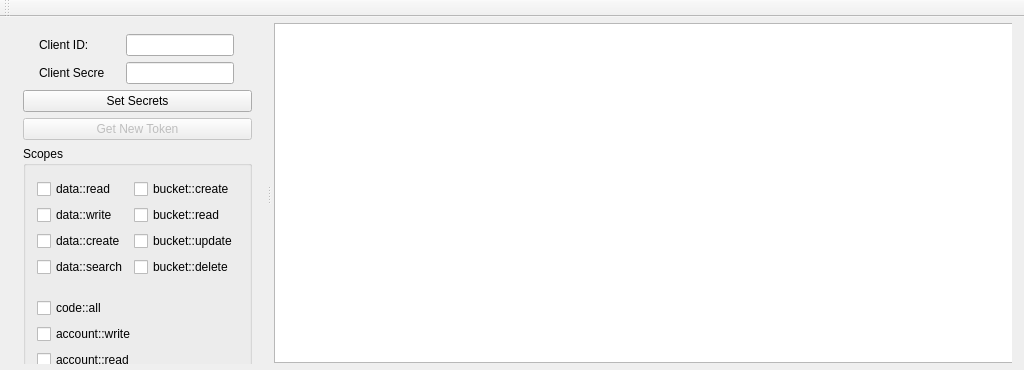
<?xml version="1.0" encoding="UTF-8"?>
<ui version="4.0">
 <class>MainWindow</class>
 <widget class="QMainWindow" name="MainWindow">
  <property name="geometry">
   <rect>
    <x>0</x>
    <y>0</y>
    <width>1024</width>
    <height>370</height>
   </rect>
  </property>
  <property name="sizePolicy">
   <sizepolicy hsizetype="Maximum" vsizetype="Preferred">
    <horstretch>0</horstretch>
    <verstretch>0</verstretch>
   </sizepolicy>
  </property>
  <property name="minimumSize">
   <size>
    <width>240</width>
    <height>370</height>
   </size>
  </property>
  <property name="maximumSize">
   <size>
    <width>1024</width>
    <height>370</height>
   </size>
  </property>
  <property name="windowTitle">
   <string>2-legged tokener</string>
  </property>
  <widget class="QWidget" name="centralWidget">
   <widget class="QSplitter" name="splitter">
    <property name="geometry">
     <rect>
      <x>12</x>
      <y>6</y>
      <width>1000</width>
      <height>341</height>
     </rect>
    </property>
    <property name="minimumSize">
     <size>
      <width>240</width>
      <height>0</height>
     </size>
    </property>
    <property name="maximumSize">
     <size>
      <width>16777215</width>
      <height>359</height>
     </size>
    </property>
    <property name="orientation">
     <enum>Qt::Horizontal</enum>
    </property>
    <property name="handleWidth">
     <number>11</number>
    </property>
    <widget class="QWidget" name="layoutWidget">
     <layout class="QVBoxLayout" name="verticalLayout_9">
      <property name="sizeConstraint">
       <enum>QLayout::SetFixedSize</enum>
      </property>
      <item>
       <layout class="QVBoxLayout" name="verticalLayout_7">
        <property name="sizeConstraint">
         <enum>QLayout::SetFixedSize</enum>
        </property>
        <item>
         <layout class="QVBoxLayout" name="verticalLayout_6">
          <property name="sizeConstraint">
           <enum>QLayout::SetFixedSize</enum>
          </property>
          <item>
           <layout class="QHBoxLayout" name="horizontalLayout">
            <property name="sizeConstraint">
             <enum>QLayout::SetFixedSize</enum>
            </property>
            <item>
             <widget class="QLabel" name="client_id_label">
              <property name="sizePolicy">
               <sizepolicy hsizetype="Fixed" vsizetype="Fixed">
                <horstretch>0</horstretch>
                <verstretch>0</verstretch>
               </sizepolicy>
              </property>
              <property name="minimumSize">
               <size>
                <width>65</width>
                <height>20</height>
               </size>
              </property>
              <property name="maximumSize">
               <size>
                <width>65</width>
                <height>20</height>
               </size>
              </property>
              <property name="text">
               <string>Client ID:</string>
              </property>
             </widget>
            </item>
            <item>
             <widget class="QLineEdit" name="client_id_input">
              <property name="sizePolicy">
               <sizepolicy hsizetype="Fixed" vsizetype="Fixed">
                <horstretch>0</horstretch>
                <verstretch>0</verstretch>
               </sizepolicy>
              </property>
             </widget>
            </item>
           </layout>
          </item>
          <item>
           <layout class="QHBoxLayout" name="horizontalLayout_2">
            <property name="sizeConstraint">
             <enum>QLayout::SetFixedSize</enum>
            </property>
            <item>
             <widget class="QLabel" name="client_secret_label">
              <property name="minimumSize">
               <size>
                <width>65</width>
                <height>20</height>
               </size>
              </property>
              <property name="maximumSize">
               <size>
                <width>65</width>
                <height>20</height>
               </size>
              </property>
              <property name="text">
               <string>Client Secret:</string>
              </property>
             </widget>
            </item>
            <item>
             <widget class="QLineEdit" name="client_secret_input">
              <property name="sizePolicy">
               <sizepolicy hsizetype="Fixed" vsizetype="Fixed">
                <horstretch>0</horstretch>
                <verstretch>0</verstretch>
               </sizepolicy>
              </property>
             </widget>
            </item>
           </layout>
          </item>
         </layout>
        </item>
        <item>
         <layout class="QVBoxLayout" name="verticalLayout_5">
          <property name="sizeConstraint">
           <enum>QLayout::SetFixedSize</enum>
          </property>
          <item>
           <widget class="QPushButton" name="set_secrets_btn">
            <property name="enabled">
             <bool>true</bool>
            </property>
            <property name="text">
             <string>Set Secrets</string>
            </property>
           </widget>
          </item>
          <item>
           <widget class="QPushButton" name="get_token_btn">
            <property name="enabled">
             <bool>false</bool>
            </property>
            <property name="text">
             <string>Get New Token</string>
            </property>
           </widget>
          </item>
         </layout>
        </item>
       </layout>
      </item>
      <item>
       <widget class="QGroupBox" name="groupBox">
        <property name="sizePolicy">
         <sizepolicy hsizetype="Fixed" vsizetype="Fixed">
          <horstretch>0</horstretch>
          <verstretch>0</verstretch>
         </sizepolicy>
        </property>
        <property name="title">
         <string>Scopes</string>
        </property>
        <layout class="QVBoxLayout" name="verticalLayout_8">
         <property name="topMargin">
          <number>13</number>
         </property>
         <item>
          <layout class="QVBoxLayout" name="verticalLayout_4">
           <property name="sizeConstraint">
            <enum>QLayout::SetFixedSize</enum>
           </property>
           <item>
            <layout class="QHBoxLayout" name="horizontalLayout_3">
             <property name="sizeConstraint">
              <enum>QLayout::SetFixedSize</enum>
             </property>
             <item>
              <layout class="QVBoxLayout" name="verticalLayout">
               <property name="sizeConstraint">
                <enum>QLayout::SetFixedSize</enum>
               </property>
               <item>
                <widget class="QCheckBox" name="data_read_check">
                 <property name="text">
                  <string>data::read</string>
                 </property>
                </widget>
               </item>
               <item>
                <widget class="QCheckBox" name="data_write_check">
                 <property name="text">
                  <string>data::write</string>
                 </property>
                </widget>
               </item>
               <item>
                <widget class="QCheckBox" name="data_create_check">
                 <property name="text">
                  <string>data::create</string>
                 </property>
                </widget>
               </item>
               <item>
                <widget class="QCheckBox" name="data_search_check">
                 <property name="text">
                  <string>data::search</string>
                 </property>
                </widget>
               </item>
              </layout>
             </item>
             <item>
              <layout class="QVBoxLayout" name="verticalLayout_2">
               <item>
                <widget class="QCheckBox" name="bucket_create_check">
                 <property name="text">
                  <string>bucket::create</string>
                 </property>
                </widget>
               </item>
               <item>
                <widget class="QCheckBox" name="bucket_read_check">
                 <property name="text">
                  <string>bucket::read</string>
                 </property>
                </widget>
               </item>
               <item>
                <widget class="QCheckBox" name="bucket_update_check">
                 <property name="text">
                  <string>bucket::update</string>
                 </property>
                </widget>
               </item>
               <item>
                <widget class="QCheckBox" name="bucket_delete_check">
                 <property name="text">
                  <string>bucket::delete</string>
                 </property>
                </widget>
               </item>
              </layout>
             </item>
            </layout>
           </item>
           <item>
            <layout class="QVBoxLayout" name="verticalLayout_3">
             <property name="topMargin">
              <number>15</number>
             </property>
             <item>
              <widget class="QCheckBox" name="code_all_check">
               <property name="text">
                <string>code::all</string>
               </property>
              </widget>
             </item>
             <item>
              <widget class="QCheckBox" name="account_write_check">
               <property name="text">
                <string>account::write</string>
               </property>
              </widget>
             </item>
             <item>
              <widget class="QCheckBox" name="account_read_check">
               <property name="text">
                <string>account::read</string>
               </property>
              </widget>
             </item>
             <item>
              <widget class="QCheckBox" name="user_profile_check">
               <property name="text">
                <string>user-profile:read</string>
               </property>
              </widget>
             </item>
            </layout>
           </item>
          </layout>
         </item>
        </layout>
       </widget>
      </item>
     </layout>
    </widget>
    <widget class="QTableWidget" name="token_table">
     <property name="sizePolicy">
      <sizepolicy hsizetype="Fixed" vsizetype="Fixed">
       <horstretch>0</horstretch>
       <verstretch>0</verstretch>
      </sizepolicy>
     </property>
     <property name="minimumSize">
      <size>
       <width>770</width>
       <height>340</height>
      </size>
     </property>
     <property name="maximumSize">
      <size>
       <width>770</width>
       <height>340</height>
      </size>
     </property>
     <attribute name="horizontalHeaderStretchLastSection">
      <bool>true</bool>
     </attribute>
    </widget>
   </widget>
  </widget>
  <widget class="QToolBar" name="mainToolBar">
   <attribute name="toolBarArea">
    <enum>TopToolBarArea</enum>
   </attribute>
   <attribute name="toolBarBreak">
    <bool>false</bool>
   </attribute>
  </widget>
 </widget>
 <layoutdefault spacing="6" margin="11"/>
 <resources/>
 <connections/>
</ui>
